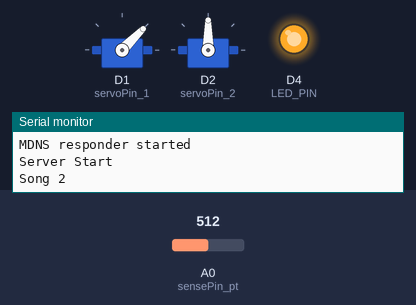
Recording of a sketch running on a simulated ESP8266 (NodeMCU). Parts: 2 × servo, output pins drawn as LEDs (lit = HIGH), the last lines printed to the serial monitor. The test bench sets the inputs (shaded band); at power-on: A0 (sensePin_pt) = 512. Storage starts empty.

Above: at 5.2 s.
5.3 s: A0 (sensePin_pt) set to 0
At 7.5 s:
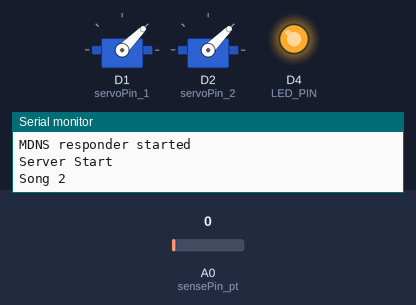
16.3 s: A0 (sensePin_pt) set to 511
At 16.58 s:
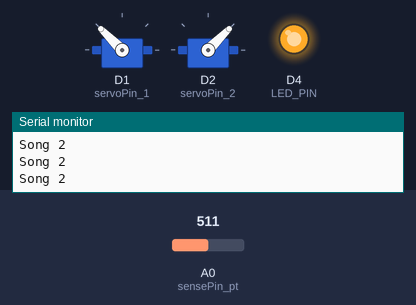
Timing chart, 0 to 24.3 s (numbered marks = the images above; inputs shaded):
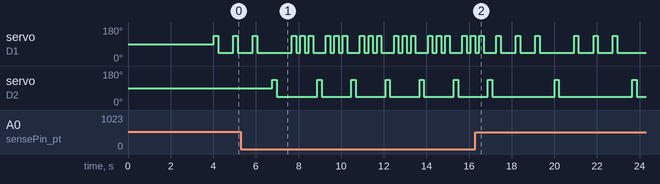

The sketch:

processor1.ino
```cpp
//NodeMCU/ESP8266 implement WebSocketsServer
//arduino-er.blogspot.com

#include <Arduino.h>
#include <ESP8266WiFi.h>
#include <ESP8266WiFiMulti.h>
#include <WebSocketsServer.h>
#include <ESP8266WebServer.h>
#include <ESP8266mDNS.h>
#include <Hash.h>
#include <Servo.h>
#include "FS.h"

int sensePin_pt = A0; //input

int servoPin_1 = D1; //output
int servoPin_2 = D2; //output

Servo servo_1;
Servo servo_2;

//Button control from the web
int whichSong = 1;

// WiFi Module
ESP8266WiFiMulti WiFiMulti;

ESP8266WebServer server = ESP8266WebServer(80);
WebSocketsServer webSocket = WebSocketsServer(81);

// Output Module
const int LED_PIN = LED_BUILTIN;

String html_home;
String css_code;

void webSocketEvent(uint8_t num, WStype_t type, uint8_t * payload, size_t lenght) {

    switch(type) {
        case WStype_DISCONNECTED:
            Serial.printf("[%u] Disconnected!\n", num);
            break;
        case WStype_CONNECTED:
           {
                IPAddress ip = webSocket.remoteIP(num);
                Serial.printf("[%u] Connected from %d.%d.%d.%d url: %s\n", num, ip[0], ip[1], ip[2], ip[3], payload);

                // send message to client
                webSocket.sendTXT(num, "Connected");
            }
            break;
        case WStype_TEXT:
            Serial.printf("[%u] get text: %s\n", num, payload);

            if(payload[0] == '#') {

                if(payload[1] == 'O') {
                    digitalWrite(LED_PIN, LOW);
                    whichSong = 0; //Setting the flag -> Song 1
                }
                else {
                    digitalWrite(LED_PIN, HIGH);
                    whichSong = 1; //Setting the flag -> Song 2
                }
            }

            break;
    }

}


void prepareFile(){

    Serial.println("Prepare file system");
    SPIFFS.begin();

    File file = SPIFFS.open("/home.html", "r");
    if (!file) {
        Serial.println("HTML file open failed");
    }
    else {
        Serial.println("HTML file open success");

        html_home = "";
        while (file.available()) {
            //Serial.write(file.read());
            String line = file.readStringUntil('\n');
            html_home += line + "\n";
        }
        file.close();

        //Serial.print(html_home);
    }

    File css_file = SPIFFS.open("/style.css", "r");
    if (!css_file) {
        Serial.println("CSS file open failed");
    }
    else {
        Serial.println("CSS file open success");

        css_code = "";
        while (css_file.available()) {
            //Serial.write(file.read());
            String line = css_file.readStringUntil('\n');
            css_code += line + "\n";
        }
        css_file.close();

        //Serial.println(css_code);
    }

}


void setup() {
    Serial.begin(115200);

    //Serial.setDebugOutput(true);
    Serial.println();

    for(uint8_t t = 4; t > 0; t--) {
        Serial.printf("[SETUP] BOOT WAIT %d...\n", t);
        Serial.flush();
        delay(1000);
    }


    // setup LED pin
    Serial.println("Setup LED pins");
    pinMode(LED_PIN, OUTPUT);    //GPIO16 is an OUTPUT pin;
    digitalWrite(LED_PIN, HIGH); //Initial state is ON

    // read the html code to html_homes
    prepareFile();

    WiFi.softAP("Cannon_wifi", "00000000");
    IPAddress myIP = WiFi.softAPIP();
    Serial.print("AP IP address: ");
    Serial.println(myIP);

    // start webSocket server
    webSocket.begin();
    webSocket.onEvent(webSocketEvent);

    if(MDNS.begin("esp8266")) {
        Serial.println("MDNS responder started");
    }

    // handle index
    server.on("/", []() {
        // send home.html
        server.send(200, "text/html", html_home);
    });

    server.on("/style.css", []() {
        // send home.html
        server.send(200, "text/css", css_code);
    });
    server.begin();

    // Add service to MDNS
    MDNS.addService("http", "tcp", 80);
    MDNS.addService("ws", "tcp", 81);

    Serial.printf("Server Start\n");

    //Sensor input pin
    pinMode(sensePin_pt,INPUT);

    //Connect the servos with the output pin
    servo_1.attach(servoPin_1);
    servo_2.attach(servoPin_2);

    //Initial state of the servo
    servo_1.write(90);
    servo_2.write(90);

}

void loop() {
    webSocket.loop();
    server.handleClient();

    //change the speed of the song by reading the value from the potentiometer
    int sense_pt = analogRead(sensePin_pt);
    int delaySpeed = sense_pt + 200;
    if (whichSong == 0) {  //song #1 whichSong == 0

      Serial.println("Song 1");
      servo_1.write(135);
      delay(200);
      servo_1.write(45);

      delay(delaySpeed);

      servo_2.write(135);
      delay(200);
      servo_2.write(45);

      delay(delaySpeed);

      servo_2.write(135);
      delay(200);
      servo_2.write(45);

      delay(delaySpeed);

    } else { // song #2 whichSong == 1

      Serial.println("Song 2");
      servo_1.write(135);
      delay(200);
      servo_1.write(45);

      delay(delaySpeed);

      servo_1.write(135);
      delay(200);
      servo_1.write(45);

      delay(delaySpeed);

      servo_1.write(135);
      delay(200);
      servo_1.write(45);

      delay(delaySpeed);

      servo_2.write(135);
      delay(200);
      servo_2.write(45);

      delay(delaySpeed);
    }

}
```
